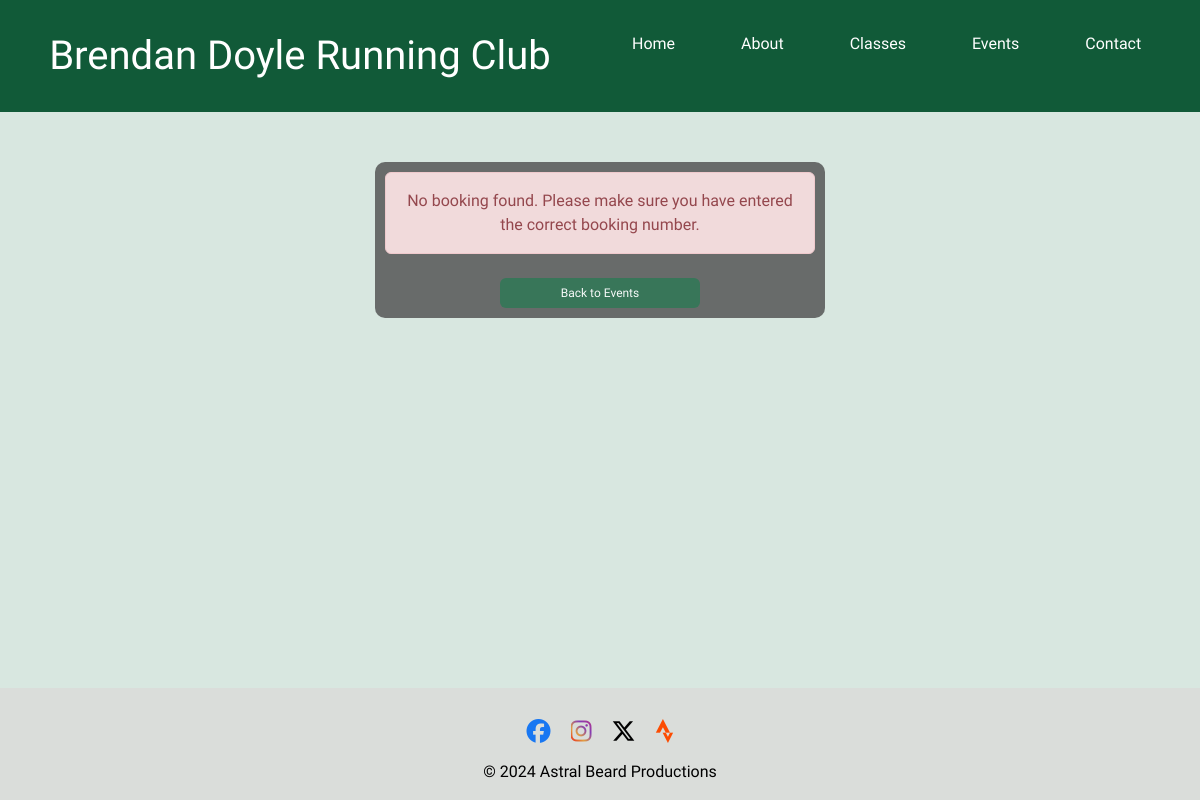
The page /events/manage-booking/RCRL-25-TCI468/ on the database as committed earlier.
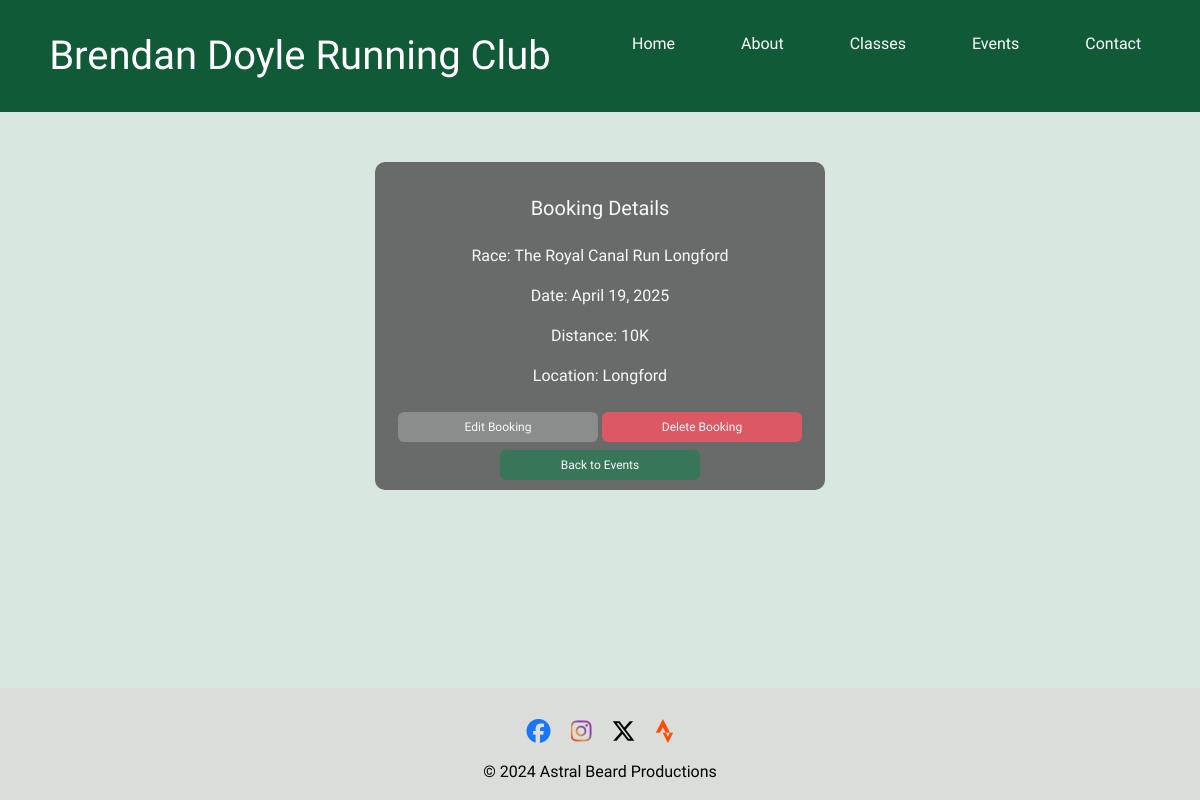
The same page on the database as committed later.
### events/models.py (models this page shows, shortened)
class Booking(models.Model):
    race = models.ForeignKey(RaceEvent, on_delete=models.CASCADE)
    first_name = models.CharField(max_length=100)
    last_name = models.CharField(max_length=100)
    email = models.EmailField()
    booking_date = models.DateTimeField(auto_now_add=True)
    booking_number = models.CharField(max_length=20, unique=True, editable=False)

class RaceEvent(models.Model):
    DISTANCE_CHOICES = [
        ('10K', '10K'),
        ('HM', 'Half Marathon'),
        ('M', 'Marathon'),
        ('53K', '53K Ultra'),
    ]
    name = models.CharField(max_length=255, default='The Royal Canal Run Longford')
    year = models.IntegerField()
    date = models.DateField()
    distance = models.CharField(max_length=3, choices=DISTANCE_CHOICES)
    location = models.CharField(max_length=255, default='Longford')
    description = models.TextField(blank=True, null=True)

### events/views.py (the view)
# urls.py: path('manage-booking/<str:booking_number>/', views.manage_booking, name='manage_booking'),  # Ensure this is correct
def manage_booking(request, booking_number=None):
    booking = None
    error_message = None
    if request.method == 'POST':
        booking_number = request.POST.get('booking_number')
        try:
            booking = Booking.objects.get(booking_number=booking_number)
        except Booking.DoesNotExist:
            error_message = "No booking found. Please make sure you have entered the correct booking number."
    elif booking_number:
        try:
            booking = Booking.objects.get(booking_number=booking_number)
        except Booking.DoesNotExist:
            error_message = "No booking found. Please make sure you have entered the correct booking number."
    return render(request, 'events/manage_booking.html', {'booking': booking, 'error_message': error_message})

### events/templates/events/manage_booking.html (shortened to what this page needs)
{% extends 'base.html' %}
{% block content %}
<div class="container section-content">
    <div class="form-container">
        {% if error_message %}
            <div class="alert alert-danger">{{ error_message }}</div>
        {% endif %}
        {% if booking %}
            <h2 class="my-4">Booking Details</h2>
            <p>Race: {{ booking.race.name }}</p>
            <p>Date: {{ booking.race.date }}</p>
            <p>Distance: {{ booking.race.get_distance_display }}</p>
            <p>Location: {{ booking.race.location }}</p>
            <a href="{% url 'edit_booking' booking.id %}" class="btn btn-secondary mt-2">Edit Booking</a>
            <a href="{% url 'delete_booking' booking.id %}" class="btn btn-danger mt-2">Delete Booking</a>
        {% endif %}
        <a href="{% url 'events_list' %}" class="btn btn-primary mt-2">Back to Events</a>
    </div>
</div>
{% endblock %}

Rows that differ between the two databases and show on the page:
added Booking: race.name "The Royal Canal Run Longford", race "April 19, 2025", race.distance "10K", race.location "Longford"
Other text that changed with them:
{{ error_message }}: "No booking found. Please make sure you have entered the correct booking number." → (not shown)
text now shown: "Booking Details Race: Date: Distance: Location: Edit Booking Delete Booking"
